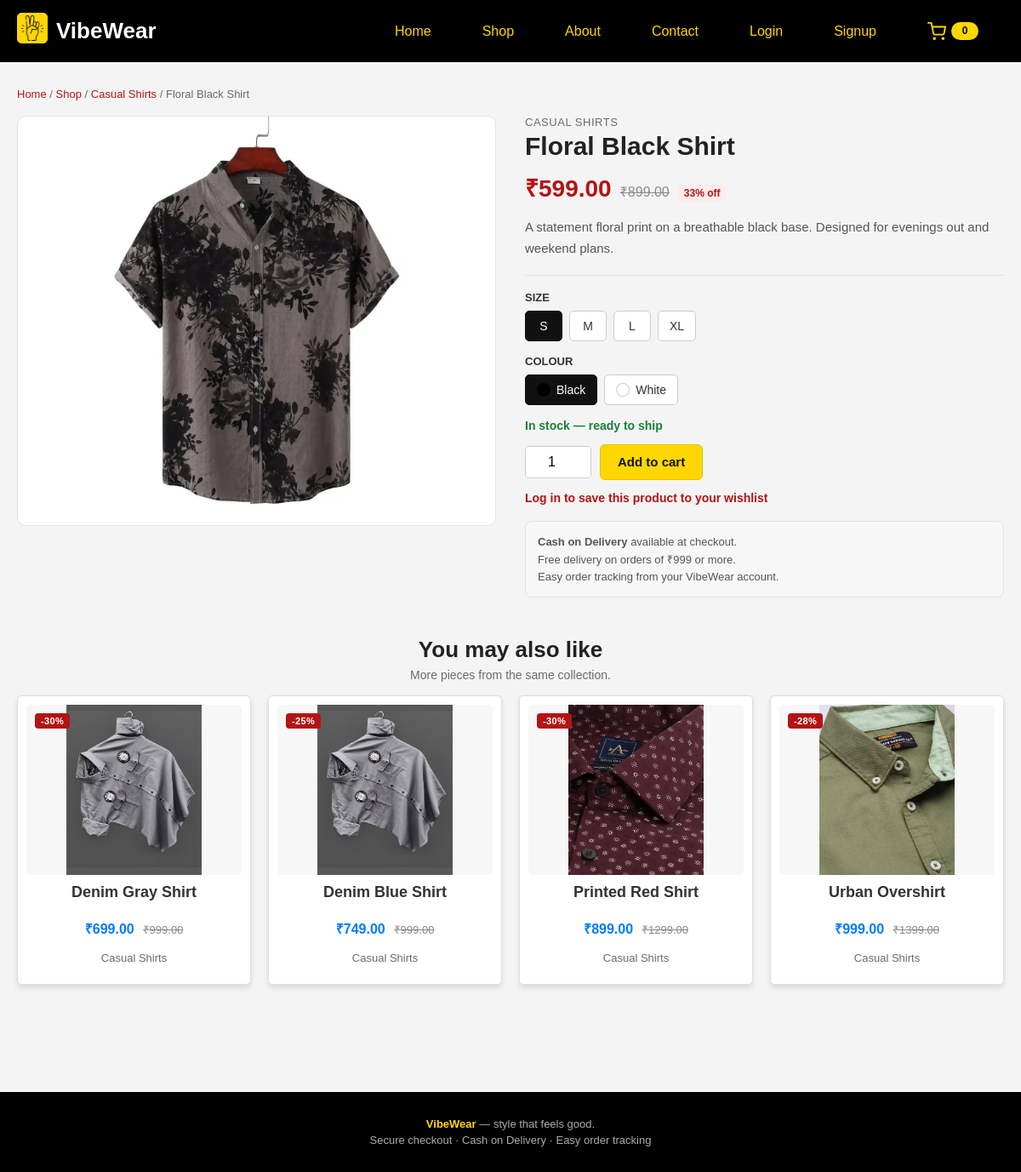
The app's page /product/floral-black-shirt/ with its own data.
### home/models.py (models this page shows, shortened)
class Product(models.Model):
    category = models.ForeignKey(
        Category, on_delete=models.PROTECT, related_name='products'
    )
    name = models.CharField(max_length=200)
    slug = models.SlugField(max_length=220, unique=True, blank=True)
    description = models.TextField(blank=True)
    price = models.DecimalField(
        max_digits=10, decimal_places=2, validators=[MinValueValidator(0)]
    )
    original_price = models.DecimalField(
        max_digits=10,
        decimal_places=2,
        null=True,
        blank=True,
        validators=[MinValueValidator(0)],
        help_text='Optional MRP. Leave blank when the product is not discounted.',
    )
    is_active = models.BooleanField(default=True)
    is_featured = models.BooleanField(default=False)
    is_new_arrival = models.BooleanField(default=False)
    sold_count = models.PositiveIntegerField(default=0, editable=False)
    created_at = models.DateTimeField(auto_now_add=True)
    updated_at = models.DateTimeField(auto_now=True)
    class Meta:
        ordering = ['-created_at', '-id']
    def get_absolute_url(self):
        return reverse('product_detail', args=[self.slug])
    @property
    def primary_image(self):
        images = list(self.images.all())
        return images[0] if images else None
    @property
    def all_images(self):
        return list(self.images.all())
    @property
    def total_stock(self):
        cached = getattr(self, '_prefetched_objects_cache', {}).get('variants')
        if cached is not None:
            return sum(variant.stock for variant in cached)
        return self.variants.aggregate(total=Sum('stock'))['total'] or 0
    @property
    def in_stock(self):
        return self.total_stock > 0
    @property
    def discount_percent(self):
        if self.original_price and self.original_price > self.price:
            return int(
                ((self.original_price - self.price) / self.original_price) * 100
            )
        return 0

class Category(models.Model):
    name = models.CharField(max_length=120)
    slug = models.SlugField(max_length=140, unique=True, blank=True)
    parent = models.ForeignKey(
        'self', on_delete=models.CASCADE, null=True, blank=True, related_name='children'
    )
    description = models.TextField(blank=True)
    image = models.FileField(upload_to='categories/', blank=True, null=True)
    is_active = models.BooleanField(default=True)
    created_at = models.DateTimeField(auto_now_add=True)
    class Meta:
        ordering = ['name']
        verbose_name_plural = 'Categories'

class ProductImage(models.Model):
    product = models.ForeignKey(
        Product, on_delete=models.CASCADE, related_name='images'
    )
    image = models.FileField(upload_to='products/', blank=True, null=True)
    static_path = models.CharField(
        max_length=255,
        blank=True,
        help_text='Existing static image path such as home/image1.avif (optional).',
    )
    alt_text = models.CharField(max_length=200, blank=True)
    is_primary = models.BooleanField(default=False)
    sort_order = models.PositiveIntegerField(default=0)
    class Meta:
        ordering = ['-is_primary', 'sort_order', 'id']
    @property
    def url(self):
        if self.image:
            return self.image.url
        if self.static_path:
            return static(self.static_path)
        return ''

### home/views.py (the view, shortened to what this page needs)
# urls.py: path('product/<slug:slug>/', views.product_detail, name='product_detail'),
def product_detail(request, slug):
    product = get_object_or_404(
        Product.objects.select_related('category', 'category__parent').prefetch_related(
            *_prefetch_catalog()
        ),
        slug=slug,
        is_active=True,
    )
    variants = list(product.variants.all())
    variant_data = [
        {
            'id': variant.pk,
            'size': variant.size.name,
            'color': variant.color.name,
            'hex': variant.color.hex_code,
            'stock': variant.stock,
        }
        for variant in variants
    ]
    related_products = (
        Product.objects.filter(is_active=True, category=product.category)
        .exclude(pk=product.pk)
        .select_related('category')
        .prefetch_related(*_prefetch_catalog())
        .order_by('-sold_count', '-created_at')[:4]
    )
    in_wishlist = False
    if request.user.is_authenticated:
        in_wishlist = Wishlist.objects.filter(
            user=request.user, product=product
        ).exists()
    return render(
        request,
        'home/product_detail.html',
        {
            'product': product,
            'variants': variants,
            'variant_data': variant_data,
            'related_products': related_products,
            'in_wishlist': in_wishlist,
        },
    )

### home/cart.py (called while the page is built, shortened)
def get_cart(request, create=True):
    if request.user.is_authenticated:
        cart = Cart.objects.filter(user=request.user).first()
        if cart is None and create:
            cart = Cart.objects.create(user=request.user)
        return cart
    cart_id = request.session.get('cart_id')
    if cart_id:
        cart = Cart.objects.filter(pk=cart_id, user__isnull=True).first()
        if cart is not None:
            return cart
        request.session.pop('cart_id', None)
    if not create:
        return None

def cart_item_count(request):
    cart = get_cart(request, create=False)
    if cart is None:
        return 0
    return cart.total_quantity

### home/context_processors.py (called while the page is built)
def cart_summary(request):
    context = {'cart_count': cart_item_count(request)}
    if request.user.is_authenticated:
        context['wishlist_count'] = Wishlist.objects.filter(
            user=request.user
        ).count()
    else:
        context['wishlist_count'] = 0
    return context

### home/views.py (called while the page is built)
def _prefetch_catalog():
    return [
        'images',
        Prefetch(
            'variants',
            queryset=ProductVariant.objects.select_related('size', 'color'),
        ),
    ]

### home/templates/home/product_detail.html (shortened to what this page needs)
{% extends 'home/base.html' %}
{% block content %}
<div class="vw-page">
    <div class="vw-breadcrumbs">
        <a href="{% url 'home' %}">Home</a> /
        <a href="{% url 'shop' %}">Shop</a> /
        <a href="{% url 'shop' %}?category={{ product.category.slug }}">{{ product.category.name }}</a> /
        {{ product.name }}
    </div>
    <div class="vw-product-detail">
        <div>
            {% with images=product.all_images %}
                {% if images %}
                    <div class="vw-gallery-main">
                        <img id="gallery-main-image" src="{{ images.0.url }}" alt="{{ images.0.alt_text|default:product.name }}">
                    </div>
                {% else %}
                    <div class="vw-gallery-main vw-card-placeholder">VibeWear</div>
                {% endif %}
            {% endwith %}
        </div>
        <div class="vw-product-info">
            <div class="vw-product-category">{{ product.category.name }}</div>
            <h1>{{ product.name }}</h1>
            <div class="vw-price-line">
                <span class="now">₹{{ product.price }}</span>
                {% if product.original_price and product.original_price > product.price %}
                    <span class="was">₹{{ product.original_price }}</span>
                    <span class="off">{{ product.discount_percent }}% off</span>
                {% endif %}
            </div>
            <p class="vw-description">{{ product.description|default:'A considered addition to your everyday wardrobe.' }}</p>
            <form method="POST" action="{% url 'add_to_cart' product.slug %}" data-variant-root>
                {% if variants %}
                    <div class="vw-variant-block">
                        <span class="vw-variant-label">Size</span>
                        <div class="vw-variant-options" id="size-options" aria-label="Choose a size"></div>
                        <span class="vw-variant-label">Colour</span>
                        <div class="vw-variant-options" id="color-options" aria-label="Choose a colour"></div>
                        <p class="vw-stock-line" id="variant-stock">Select a size and colour</p>
                        <div class="vw-buy-row">
                            <div class="vw-qty-inline">
                                <input type="number" id="qty-input" name="quantity" value="1" min="1" max="10" aria-label="Quantity">
                            </div>
                            <button type="submit" class="vw-btn vw-btn-gold" id="add-to-cart-btn">Add to cart</button>
                        </div>
                    </div>
                {% else %}
                    <div class="vw-assurance">
                        <p>This product is not available in any size or colour right now.</p>
                    </div>
                {% endif %}
            </form>
            {% if user.is_authenticated %}
                <form method="POST" action="{% if in_wishlist %}{% url 'remove_from_wishlist' product.slug %}{% else %}{% url 'add_to_wishlist' product.slug %}{% endif %}" style="margin-top: 12px; max-width: none;">
                    {% csrf_token %}
                    <button type="submit" class="vw-btn {% if in_wishlist %}vw-btn-outline{% else %}vw-btn-dark{% endif %} vw-btn-sm">
                        {% if in_wishlist %}♥ Remove from wishlist{% else %}♡ Save to wishlist{% endif %}
                    </button>
                </form>
            {% else %}
                <p style="margin-top: 12px;">
                    <a class="vw-section-link" href="{% url 'login' %}?next={{ product.get_absolute_url|urlencode }}">Log in to save this product to your wishlist</a>
                </p>
            {% endif %}
            <div class="vw-assurance">
                <p><strong>Cash on Delivery</strong> available at checkout.</p>
                <p>Free delivery on orders of ₹999 or more.</p>
                <p>Easy order tracking from your VibeWear account.</p>
            </div>
        </div>
    </div>
    {% if related_products %}
    <section class="vw-home-section" style="margin-top: 46px; padding: 0;">
        <h2>You may also like</h2>
        <p class="vw-section-sub">More pieces from the same collection.</p>
        <div class="vw-product-row">
            {% for product in related_products %}
                {% include 'home/_product_card.html' with product=product %}
            {% endfor %}
        </div>
    </section>
    {% endif %}
</div>
{% endblock %}

### home/templates/home/_product_card.html (shortened to what this page needs)
{% load static %}
<div class="image-item vw-product-card">
    <a class="vw-card-media" href="{{ product.get_absolute_url }}">
        {% with image=product.primary_image %}
            {% if image %}
                <img src="{{ image.url }}" alt="{{ product.name }}">
            {% else %}
                <div class="vw-card-placeholder">VibeWear</div>
            {% endif %}
        {% endwith %}
        {% if product.discount_percent %}
            <span class="vw-discount-badge">-{{ product.discount_percent }}%</span>
        {% endif %}
    </a>
    <h3><a href="{{ product.get_absolute_url }}">{{ product.name }}</a></h3>
    <p class="product-price">
        ₹{{ product.price }}
        {% if product.original_price and product.original_price > product.price %}
            <span class="vw-old-price">₹{{ product.original_price }}</span>
        {% endif %}
    </p>
    <p class="vw-card-category">{{ product.category.name }}</p>
</div>

### home/static/home/style.css (style rules this page uses)
body { font-family: Arial,sans-serif; margin: 0; padding: 0; }
h1::before { content: none; }
span { font-family: Arial, sans-serif; }
.image-item { width: 30%; text-align: center; border: 1px solid #ddd; padding: 10px; box-shadow: 0px 4px 6px rgba(0, 0, 0, 0.1); border-radius: 5px; background-color: #fff; }
.image-item img { width: 100%; height: 200px; object-fit: contain; border-radius: 5px; }
.image-item h3 { font-size: 18px; margin: 10px 0 5px; color: #333; }
.image-item p { font-size: 16px; color: #007BFF; font-weight: bold; }
form { max-width: 600px; margin: 0 auto; }
input, textarea { width: 100%; padding: 10px; border: 1px solid #ccc; border-radius: 5px; font-size: 16px; }
body { font-family: 'Arial', sans-serif; background-color: #f4f4f4; color: #333; margin: 0; padding: 0; }
h2 { font-size: 2rem; color: #333; margin-bottom: 20px; }
button { width: 100%; padding: 12px; background-color: #2b97b5; color: white; border: none; border-radius: 4px; font-size: 1.1rem; cursor: pointer; margin-top: 20px; }

### records on screen
Product: category.name "Casual Shirts", name "Floral Black Shirt", category.name "CASUAL SHIRTS", price "599.00", original_price "899.00", discount_percent "33", description "A statement floral print on a breathable black base. Designed for evenings out and weekend plans."
ProductImage: image+static_path (picture)
Product: primary_image (picture), discount_percent "30", name "Denim Gray Shirt", price "699.00", original_price "999.00", category.name "Casual Shirts"
Product: primary_image (picture), discount_percent "25", name "Denim Blue Shirt", price "749.00", original_price "999.00", category.name "Casual Shirts"
Product: primary_image (picture), discount_percent "30", name "Printed Red Shirt", price "899.00", original_price "1299.00", category.name "Casual Shirts"
Product: primary_image (picture), discount_percent "28", name "Urban Overshirt", price "999.00", original_price "1399.00", category.name "Casual Shirts"

### other values on screen
{{ cart_count }} "0"
